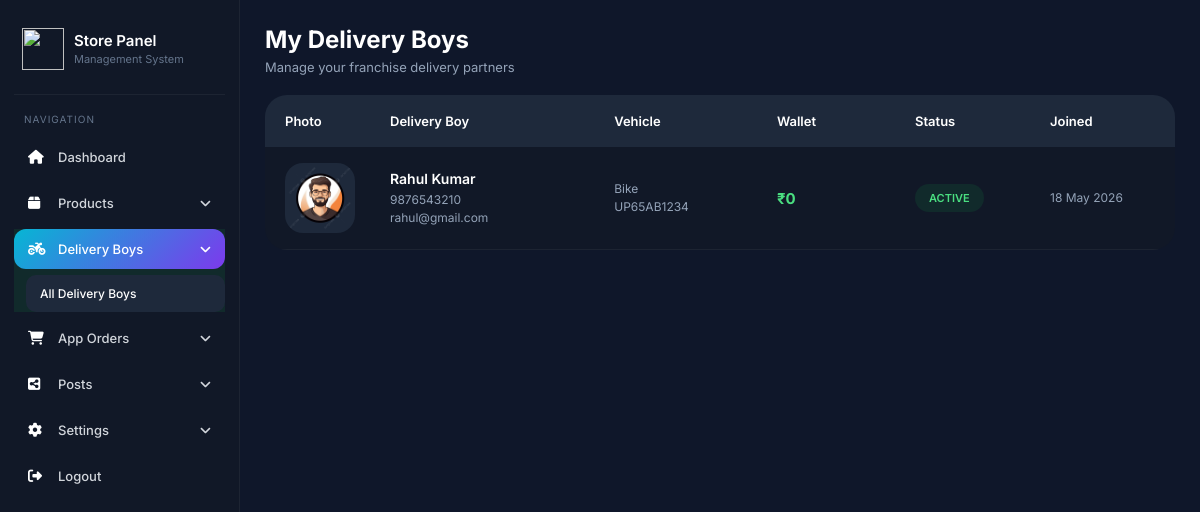
The page /Backend/store/all-delivery-boys.php (signed in) on the database its author committed.
### tables this page shows
CREATE TABLE `delivery_boys` (
  `id` int(11) NOT NULL,
  `seller_id` int(11) DEFAULT NULL,
  `name` varchar(150) DEFAULT NULL,
  `phone` varchar(20) DEFAULT NULL,
  `email` varchar(150) DEFAULT NULL,
  `password` varchar(255) DEFAULT NULL,
  `address` text DEFAULT NULL,
  `aadhaar_number` varchar(50) DEFAULT NULL,
  `aadhaar_photo` text DEFAULT NULL,
  `pan_number` varchar(50) DEFAULT NULL,
  `pan_photo` text DEFAULT NULL,
  `profile_photo` text DEFAULT NULL,
  `vehicle_type` varchar(100) DEFAULT NULL,
  `vehicle_name` varchar(150) DEFAULT NULL,
  `vehicle_number` varchar(100) DEFAULT NULL,
  `vehicle_photo` text DEFAULT NULL,
  `driving_license_number` varchar(100) DEFAULT NULL,
  `driving_license_photo` text DEFAULT NULL,
  `latitude` double DEFAULT NULL,
  `longitude` double DEFAULT NULL,
  `wallet_balance` int(11) DEFAULT 0,
  `is_active` tinyint(1) DEFAULT 1,
  `status` varchar(50) DEFAULT 'offline',
  `created_at` timestamp NULL DEFAULT current_timestamp(),
  `updated_at` timestamp NULL DEFAULT current_timestamp() ON UPDATE current_timestamp()
);

### Backend/store/all-delivery-boys.php (the view, shortened to what this page needs)
<?php
require_once 'db.php';
$franchise_id = $_SESSION['seller_id'];
$stmt = $pdo->prepare("
    SELECT
        delivery_boys.*
    FROM delivery_boys
    WHERE delivery_boys.seller_id = ?
    ORDER BY delivery_boys.id DESC
");
$stmt->execute([$franchise_id]);
$boys = $stmt->fetchAll();
?>
<!DOCTYPE html>
<html lang="en">
<head>
<link rel="stylesheet" href="https://cdnjs.cloudflare.com/ajax/libs/font-awesome/6.5.2/css/all.min.css">
</head>
<body>
<?php include 'nav.php'; ?>
<div class="main-content">
    <div class="page-header">
        <h1>
            My Delivery Boys
        </h1>
        <p>
            Manage your franchise delivery partners
        </p>
    </div>
    <?php if(count($boys) > 0){ ?>
    <div class="delivery-table">
        <div class="table-head">
            <div>Photo</div>
            <div>Delivery Boy</div>
            <div>Vehicle</div>
            <div>Wallet</div>
            <div>Status</div>
            <div>Joined</div>
        </div>
        <?php foreach($boys as $boy){ ?>
        <div class="table-row">
            <div class="profile-box">
                <?php if(!empty($boy['profile_photo'])){ ?>
                    <img
                        src="../app/<?php echo $boy['profile_photo']; ?>"
                        alt=""
                    >
                <?php } ?>
            </div>
            <div>
                <div class="delivery-name">
                    <?php echo htmlspecialchars($boy['name']); ?>
                </div>
                <div class="small-text">
                    <?php echo htmlspecialchars($boy['phone']); ?>
                    <br>
                    <?php echo htmlspecialchars($boy['email']); ?>
                </div>
            </div>
            <div class="small-text">
                <?php echo htmlspecialchars($boy['vehicle_type']); ?>
                <br>
                <?php echo htmlspecialchars($boy['vehicle_number']); ?>
            </div>
            <div class="wallet">
                ₹<?php echo $boy['wallet_balance']; ?>
            </div>
            <div>
                <span class="status-badge <?php echo $boy['is_active'] ? 'active' : 'inactive'; ?>">
                    <?php echo $boy['is_active'] ? 'Active' : 'Inactive'; ?>
                </span>
            </div>
            <div class="small-text">
                <?php echo date("d M Y",strtotime($boy['created_at'])); ?>
            </div>
        </div>
        <?php } ?>
    </div>
    <?php } ?>
</div>
</body>
</html>

### Backend/store/all-delivery-boys.php (style rules this page uses)
* { margin:0; padding:0; box-sizing:border-box; font-family:'Inter',sans-serif; }
body { background:#0f172a; color:#fff; }
.main-content { margin-left:240px; padding:28px; }
.page-header { margin-bottom:20px; }
.page-header h1 { font-size:24px; margin-bottom:5px; }
.page-header p { font-size:13px; color:#94a3b8; }
.delivery-table { background:#111827; border-radius:22px; overflow:hidden; }
.table-head { display:grid; grid-template-columns: 90px 1.7fr 1.2fr 1fr 120px 120px 160px; gap:15px; padding:18px 20px; background:#1e293b; font-size:13px; font-weight:600; }
.table-row { display:grid; grid-template-columns: 90px 1.7fr 1.2fr 1fr 120px 120px 160px; gap:15px; align-items:center; padding:16px 20px; border-bottom:1px solid rgba(255,255,255,0.05); transition:.3s; }
.profile-box { width:70px; height:70px; border-radius:18px; overflow:hidden; background:#1e293b; }
.profile-box img { width:100%; height:100%; object-fit:cover; }
.delivery-name { font-size:14px; font-weight:600; margin-bottom:4px; }
.small-text { font-size:12px; color:#94a3b8; line-height:1.5; }
.wallet { font-size:15px; font-weight:700; color:#4ade80; }
.status-badge { display:inline-block; padding:7px 14px; border-radius:30px; font-size:11px; font-weight:600; text-transform:uppercase; }
.active { background:#16a34a20; color:#4ade80; }
@media (max-width:1200px) { .delivery-table { overflow-x:auto; } }
@media (max-width:1200px) { .table-head, .table-row { min-width:1100px; } }

### Backend/store/nav.php (style rules this page uses)
* { margin:0; padding:0; box-sizing:border-box; font-family:'Inter',sans-serif; }
body { background:#0f172a; }
.main-content { margin-left:240px; padding:25px; transition:.3s; }

### rows shown on the page
delivery_boys: profile_photo (picture), name "Rahul Kumar", phone "9876543210", email "rahul@gmail.com", vehicle_type "Bike", vehicle_number "UP65AB1234", wallet_balance "0", is_active "ACTIVE", created_at "18 May 2026"
